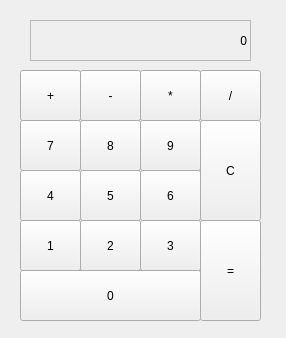
<?xml version="1.0" encoding="UTF-8"?>
<ui version="4.0">
 <class>Form</class>
 <widget class="QWidget" name="Form">
  <property name="geometry">
   <rect>
    <x>0</x>
    <y>0</y>
    <width>286</width>
    <height>338</height>
   </rect>
  </property>
  <property name="windowTitle">
   <string>Calculator</string>
  </property>
  <widget class="QPushButton" name="pushButton">
   <property name="geometry">
    <rect>
     <x>20</x>
     <y>120</y>
     <width>61</width>
     <height>51</height>
    </rect>
   </property>
   <property name="text">
    <string>7</string>
   </property>
  </widget>
  <widget class="QLabel" name="label">
   <property name="geometry">
    <rect>
     <x>30</x>
     <y>20</y>
     <width>221</width>
     <height>41</height>
    </rect>
   </property>
   <property name="frameShape">
    <enum>QFrame::StyledPanel</enum>
   </property>
   <property name="text">
    <string>0</string>
   </property>
   <property name="alignment">
    <set>Qt::AlignRight|Qt::AlignTrailing|Qt::AlignVCenter</set>
   </property>
  </widget>
  <widget class="QPushButton" name="pushButton_2">
   <property name="geometry">
    <rect>
     <x>80</x>
     <y>120</y>
     <width>61</width>
     <height>51</height>
    </rect>
   </property>
   <property name="text">
    <string>8</string>
   </property>
  </widget>
  <widget class="QPushButton" name="pushButton_3">
   <property name="geometry">
    <rect>
     <x>140</x>
     <y>120</y>
     <width>61</width>
     <height>51</height>
    </rect>
   </property>
   <property name="text">
    <string>9</string>
   </property>
  </widget>
  <widget class="QPushButton" name="pushButton_4">
   <property name="geometry">
    <rect>
     <x>20</x>
     <y>170</y>
     <width>61</width>
     <height>51</height>
    </rect>
   </property>
   <property name="text">
    <string>4</string>
   </property>
  </widget>
  <widget class="QPushButton" name="pushButton_5">
   <property name="geometry">
    <rect>
     <x>80</x>
     <y>170</y>
     <width>61</width>
     <height>51</height>
    </rect>
   </property>
   <property name="text">
    <string>5</string>
   </property>
  </widget>
  <widget class="QPushButton" name="pushButton_6">
   <property name="geometry">
    <rect>
     <x>140</x>
     <y>170</y>
     <width>61</width>
     <height>51</height>
    </rect>
   </property>
   <property name="text">
    <string>6</string>
   </property>
  </widget>
  <widget class="QPushButton" name="pushButton_7">
   <property name="geometry">
    <rect>
     <x>20</x>
     <y>220</y>
     <width>61</width>
     <height>51</height>
    </rect>
   </property>
   <property name="text">
    <string>1</string>
   </property>
  </widget>
  <widget class="QPushButton" name="pushButton_8">
   <property name="geometry">
    <rect>
     <x>80</x>
     <y>220</y>
     <width>61</width>
     <height>51</height>
    </rect>
   </property>
   <property name="text">
    <string>2</string>
   </property>
  </widget>
  <widget class="QPushButton" name="pushButton_9">
   <property name="geometry">
    <rect>
     <x>140</x>
     <y>220</y>
     <width>61</width>
     <height>51</height>
    </rect>
   </property>
   <property name="text">
    <string>3</string>
   </property>
  </widget>
  <widget class="QPushButton" name="pushButton_10">
   <property name="geometry">
    <rect>
     <x>20</x>
     <y>270</y>
     <width>181</width>
     <height>51</height>
    </rect>
   </property>
   <property name="text">
    <string>0</string>
   </property>
  </widget>
  <widget class="QPushButton" name="pushButton_11">
   <property name="geometry">
    <rect>
     <x>20</x>
     <y>70</y>
     <width>61</width>
     <height>51</height>
    </rect>
   </property>
   <property name="text">
    <string>+</string>
   </property>
  </widget>
  <widget class="QPushButton" name="pushButton_12">
   <property name="geometry">
    <rect>
     <x>80</x>
     <y>70</y>
     <width>61</width>
     <height>51</height>
    </rect>
   </property>
   <property name="text">
    <string>-</string>
   </property>
  </widget>
  <widget class="QPushButton" name="pushButton_13">
   <property name="geometry">
    <rect>
     <x>140</x>
     <y>70</y>
     <width>61</width>
     <height>51</height>
    </rect>
   </property>
   <property name="text">
    <string>*</string>
   </property>
  </widget>
  <widget class="QPushButton" name="pushButton_14">
   <property name="geometry">
    <rect>
     <x>200</x>
     <y>70</y>
     <width>61</width>
     <height>51</height>
    </rect>
   </property>
   <property name="text">
    <string>/</string>
   </property>
  </widget>
  <widget class="QPushButton" name="pushButton_15">
   <property name="geometry">
    <rect>
     <x>200</x>
     <y>120</y>
     <width>61</width>
     <height>101</height>
    </rect>
   </property>
   <property name="text">
    <string>C</string>
   </property>
  </widget>
  <widget class="QPushButton" name="pushButton_16">
   <property name="geometry">
    <rect>
     <x>200</x>
     <y>220</y>
     <width>61</width>
     <height>101</height>
    </rect>
   </property>
   <property name="text">
    <string>=</string>
   </property>
  </widget>
 </widget>
 <resources/>
 <connections/>
</ui>
